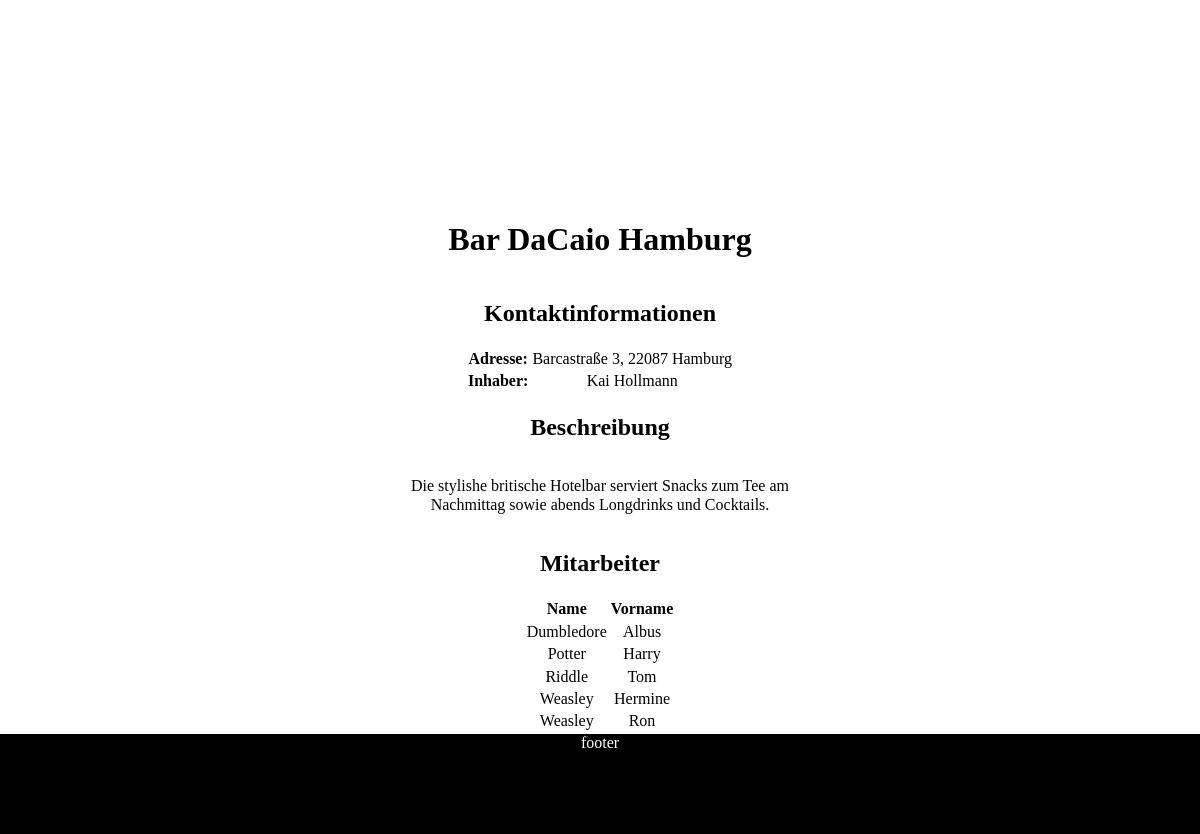
Screenshot of /web/pages/bar-dacaio-hamburg.php with the database file from the repository.
### tables this page shows
CREATE TABLE `bar` (
  `Name` varchar(50) NOT NULL,
  `PLZ` int(5) DEFAULT NULL,
  `Ort` varchar(20) DEFAULT NULL,
  `Straße` varchar(30) DEFAULT NULL,
  `Hausnummer` int(4) DEFAULT NULL,
  `Inhaber` varchar(50) DEFAULT NULL,
  UNIQUE KEY `UNIQUE` (`Name`,`PLZ`)
);

CREATE TABLE `description` (
  `Name` varchar(50) NOT NULL,
  `PLZ` int(5) NOT NULL,
  `Beschreibung` text,
  UNIQUE KEY `Unique` (`Name`,`PLZ`)
);

CREATE TABLE `employee` (
  `bar` varchar(30) NOT NULL,
  `name` varchar(30) DEFAULT NULL,
  `vorname` varchar(30) DEFAULT NULL,
  `PLZ` int(5) NOT NULL,
  UNIQUE KEY `UNIQUE` (`bar`,`name`,`vorname`,`PLZ`)
);

### web/pages/includes/bar-detail.php (the view, shortened to what this page needs)
<?php
$servername = "localhost";
$username = "root";
$password = "root";
$dbname = "serhat";
$conn = new mysqli($servername, $username, $password, $dbname);
$barQuery = "SELECT * from bar WHERE name = '$barName'";
$descriptionQuery = "SELECT bar.*, description.Beschreibung FROM bar, description  WHERE bar.name = '$barName' AND bar.PLZ = '$barPLZ' AND bar.name = description.name AND bar.PLZ = description.PLZ";
$employeeQuery = "SELECT name, vorname FROM employee WHERE bar = '$barName' AND PLZ = '$barPLZ'";
$result = $conn->query($barQuery);
if ($result->num_rows > 0) {
    $item = $result->fetch_assoc();
    $name = $item['Name'];
    echo '<h1 class="bar-detail__headline">'.$name.'</h1>';
?>
<div class="bar-detail__info">
    <h2 class="bar-detail__subline">Kontaktinformationen</h2>
<?php
echo '<table class="bar-detail__table">';
    echo '<tr>';
        echo '<th>Adresse: </th>';
        echo '<td>', $item['Straße'], ' ', $item['Hausnummer'],', ', $item['PLZ'],' ', $item['Ort'], '</td>';
    echo '</tr>';
        echo '<th>Inhaber: </th>';
        echo '<td>', $item['Inhaber'], '</td>';
echo '</table>';
} else {
    echo "no such bar";
}
?>
<h2 class="bar-detail__subline">Beschreibung</h2>
<?php
$description = $conn->query($descriptionQuery);
if($description->num_rows > 0) {
    echo '<p class="bar-detail__description">';
    echo $description->fetch_assoc()["Beschreibung"];
    echo '</p>';
} else {
    echo "no description available";
}
?>
<h2 class="bar-detail__subline">Mitarbeiter</h2>
<?php
$employees = $conn->query($employeeQuery);
if ($employees->num_rows > 0) {
    echo '<table class="bar-detail__table">';
    echo '<tr>';
    echo '<th>Name</th>';
    echo '<th>Vorname</th>';
    echo '</tr>';
    while($employee = $employees->fetch_assoc()) {
        echo '<tr>';
            echo '<td>', $employee['name'], '</td>';
            echo '<td>', $employee['vorname'], '</td>';
        echo '</tr>';
    }
    echo '</table>';
} else {
    echo "no such bar";
}
?>
</div>

### web/pages/includes/header.php (shortened to what this page needs)
<!DOCTYPE html>
<html>
<head>
    <link rel="stylesheet" type="text/css" media="screen" href="../dist/main.css" />
</head>
<body>
<header class="header">
    <figure class="header__figure">
    </figure>
    <nav class="nav">
        <ul class="nav__lvl1">
            <li class="lvl1__li <?php echo ($page == "index" ? "active" : "")?>">
                <a href="index.php">home</a>
            </li>
            <li class="lvl1__li has--sub <?php echo ($page == "index3" ? "active" : "")?>">
                <a href="#0">bars</a>
            </li>
        </ul>
    </nav>
</header>

### web/pages/bar-dacaio-hamburg.php
<?php
    $page = 'bar-decaio';
    include 'includes/header.php';
?>
<main class="main">
    <?php
    $barName = 'Bar DaCaio Hamburg';
    $barPLZ = 22087;
    include 'includes/bar-detail.php';
?>
</main>
<?php include 'includes/footer.php' ?>

### web/pages/includes/footer.php (shortened to what this page needs)
<footer class="footer">
footer
</footer>
</body>
</html>

### rows the page displays
bar: Name "Bar DaCaio Hamburg", Straße "Barcastraße", Hausnummer "3", PLZ "22087", Ort "Hamburg", Inhaber "Kai Hollmann", description.Beschreibung "Die stylishe britische Hotelbar serviert Snacks zum Tee am Nachmittag sowie abends Longdrinks und Cocktails."
employee: name "Dumbledore", vorname "Albus"
employee: name "Potter", vorname "Harry"
employee: name "Riddle", vorname "Tom"
employee: name "Weasley", vorname "Hermine"
employee: name "Weasley", vorname "Ron"
